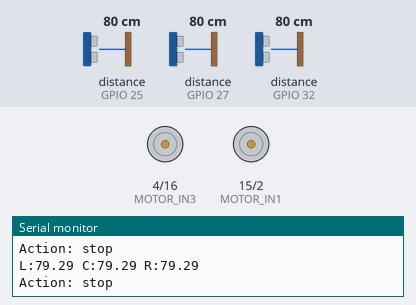
A sketch run on a simulated ESP32. On the bench: motor-driver pin pairs drawn as motors (green arrow = first pin HIGH = forward, orange = second pin HIGH = backward, longer = more drive), the last lines printed to the serial monitor. Wiring (inferred from the names in the program): 3 × ultrasonic range finder: trigger GPIO 14, echo GPIO 27 / trigger GPIO 26, echo GPIO 25 / trigger GPIO 33, echo GPIO 32. Inputs (shaded band) come from the test bench; at power-on: distance to the obstacle (sensors on GPIO 25, GPIO 27, GPIO 32) 80 cm. The echo pulse lasts 58.3 µs per cm.

Above: at 2.2 s.
2.3 s: distance to the obstacle (sensor on GPIO 25) set to 56 cm
3.8 s: distance to the obstacle (sensor on GPIO 25) set to 47 cm
At 5.0 s:
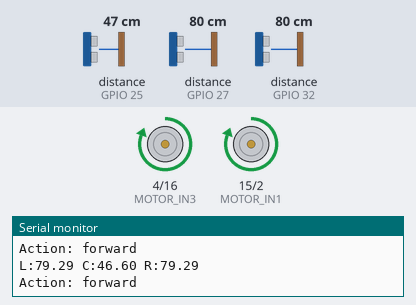
5.3 s: distance to the obstacle (sensor on GPIO 27) set to 53 cm
6.8 s: distance to the obstacle (sensor on GPIO 27) set to 45 cm
At 7.4 s:
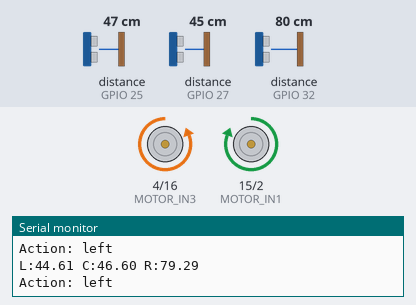
8.3 s: distance to the obstacle (sensor on GPIO 32) set to 48 cm
9.8 s: distance to the obstacle (sensor on GPIO 32) set to 41 cm
At 10.5 s:
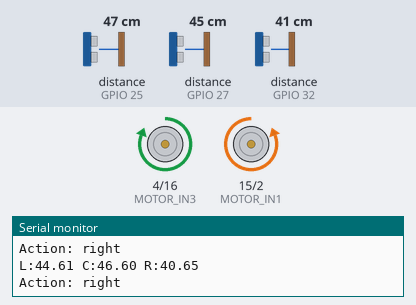
Timing chart, 0 to 12.3 s (numbered marks = the images above; inputs shaded):
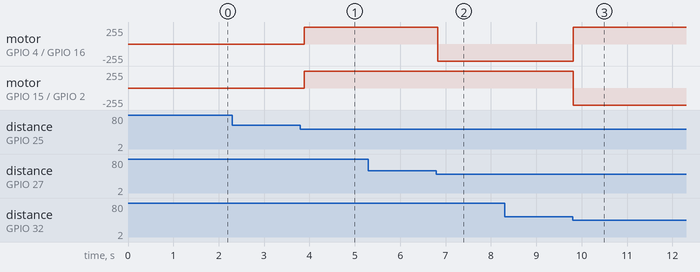

Measured:
- the behaviour switches between 51 and 50 cm on distance to the obstacle (sensor on GPIO 25) (found by bisection; images 0 and 1)
- the behaviour switches between 48 and 47 cm on distance to the obstacle (sensor on GPIO 27) (found by bisection; images 1 and 2)
- the behaviour switches between 46 and 45 cm on distance to the obstacle (sensor on GPIO 32) (found by bisection; images 2 and 3)
- after the input at 3.8 s, motor on GPIO 4 (MOTOR_IN3) / GPIO 16 (MOTOR_IN4), motor on GPIO 15 (MOTOR_IN1) / GPIO 2 (MOTOR_IN2): stopped → forward 255/255 after 0.09 s
- after the input at 6.8 s, motor on GPIO 4 (MOTOR_IN3) / GPIO 16 (MOTOR_IN4): forward 255/255 → backward 255/255 at once
- after the input at 9.8 s, motor on GPIO 4 (MOTOR_IN3) / GPIO 16 (MOTOR_IN4): backward 255/255 → forward 255/255 at once; motor on GPIO 15 (MOTOR_IN1) / GPIO 2 (MOTOR_IN2): forward 255/255 → backward 255/255 at once

The sketch:

main.ino
```cpp
// Human Following Robot - ESP32

// Sensors
#define LEFT_TRIG 14
#define LEFT_ECHO 27
#define CENTER_TRIG 26
#define CENTER_ECHO 25
#define RIGHT_TRIG 33
#define RIGHT_ECHO 32

// Motors
#define MOTOR_IN1 15
#define MOTOR_IN2 2
#define MOTOR_IN3 4
#define MOTOR_IN4 16

#define MIN_DISTANCE 20
#define MAX_DISTANCE 50
// minimum distance to trigger a backward maneuver (cm)
#define MIN_DISTANCE_BACK 5

float leftDist, centerDist, rightDist;

void setup() {
  Serial.begin(115200);

  pinMode(LEFT_TRIG, OUTPUT);
  pinMode(LEFT_ECHO, INPUT);
  pinMode(CENTER_TRIG, OUTPUT);
  pinMode(CENTER_ECHO, INPUT);
  pinMode(RIGHT_TRIG, OUTPUT);
  pinMode(RIGHT_ECHO, INPUT);

  pinMode(MOTOR_IN1, OUTPUT);
  pinMode(MOTOR_IN2, OUTPUT);
  pinMode(MOTOR_IN3, OUTPUT);
  pinMode(MOTOR_IN4, OUTPUT);

  stopMotors();
  delay(1000);
}

void loop() {
  readSensors();
  followHuman();
  delay(100);
}

float getDistance(int trig, int echo) {
  digitalWrite(trig, LOW);
  delayMicroseconds(2);
  digitalWrite(trig, HIGH);
  delayMicroseconds(10);
  digitalWrite(trig, LOW);

  long duration = pulseIn(echo, HIGH, 30000);
  return (duration == 0) ? 999 : (duration * 0.034) / 2;
}

void readSensors() {
  leftDist = getDistance(LEFT_TRIG, LEFT_ECHO);
  centerDist = getDistance(CENTER_TRIG, CENTER_ECHO);
  rightDist = getDistance(RIGHT_TRIG, RIGHT_ECHO);
}

void followHuman() {
  // Debug print
  Serial.print("L:");
  Serial.print(leftDist);
  Serial.print(" C:");
  Serial.print(centerDist);
  Serial.print(" R:");
  Serial.println(rightDist);

  if (centerDist < MIN_DISTANCE_BACK) {
    // Too close in front — back up a bit
    moveBackward();
    Serial.println("Action: backward");
  } else if (centerDist < leftDist && centerDist < rightDist && centerDist < MAX_DISTANCE) {
    // Front is the closest and within follow range
    moveForward();
    Serial.println("Action: forward");
  } else if (leftDist < rightDist && leftDist < MAX_DISTANCE) {
    // Turn toward left obstacle (prefer left)
    turnLeft();
    Serial.println("Action: left");
  } else if (rightDist < MAX_DISTANCE) {
    // Turn toward right obstacle
    turnRight();
    Serial.println("Action: right");
  } else {
    stopMotors();
    Serial.println("Action: stop");
  }
}

void moveForward() {
  digitalWrite(MOTOR_IN1, HIGH);
  digitalWrite(MOTOR_IN2, LOW);
  digitalWrite(MOTOR_IN3, HIGH);
  digitalWrite(MOTOR_IN4, LOW);
}

void turnLeft() {
  digitalWrite(MOTOR_IN1, HIGH);
  digitalWrite(MOTOR_IN2, LOW);
  digitalWrite(MOTOR_IN3, LOW);
  digitalWrite(MOTOR_IN4, HIGH);
}

void turnRight() {
  digitalWrite(MOTOR_IN1, LOW);
  digitalWrite(MOTOR_IN2, HIGH);
  digitalWrite(MOTOR_IN3, HIGH);
  digitalWrite(MOTOR_IN4, LOW);
}

void stopMotors() {
  digitalWrite(MOTOR_IN1, LOW);
  digitalWrite(MOTOR_IN2, LOW);
  digitalWrite(MOTOR_IN3, LOW);
  digitalWrite(MOTOR_IN4, LOW);
}

void moveBackward() {
  // Reverse both motors
  digitalWrite(MOTOR_IN1, LOW);
  digitalWrite(MOTOR_IN2, HIGH);
  digitalWrite(MOTOR_IN3, LOW);
  digitalWrite(MOTOR_IN4, HIGH);
}
```
